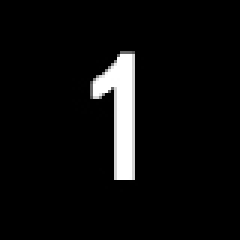
#> input picture dice/1.jpg, 80 x 80 px (shown 3 times larger)
$ jupyter execute --allow-errors saizi.ipynb
#> lines starting #> are read from the running program, lines starting #| are printed output that depends on the picture
[cell 1]
from skimage import io,transform
import math
import os
import numpy as np
from matplotlib import pyplot as plt
from common import rgb2gray, six_step_gray, patch2graydot

#Image和skimage读图片
dice1 = io.imread('./dice/1.jpg')
#> dice1 is the input picture: shape (80, 80, 3); min 0, max 255, mean 13.3
dice2 = io.imread('./dice/2.jpg')
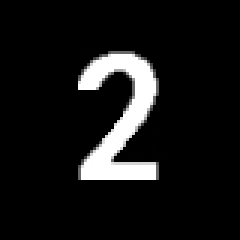
#> input picture dice/2.jpg, 80 x 80 px (shown 3 times larger)
#> dice2 is the input picture: shape (80, 80, 3); min 0, max 255, mean 22.2
dice3 = io.imread('./dice/3.jpg')
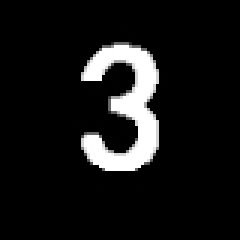
#> input picture dice/3.jpg, 80 x 80 px (shown 3 times larger)
#> dice3 is the input picture: shape (80, 80, 3); min 0, max 255, mean 22.5
dice4 = io.imread('./dice/4.jpg')
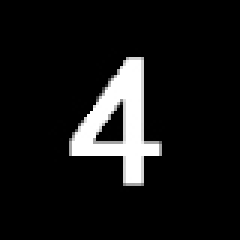
#> input picture dice/4.jpg, 80 x 80 px (shown 3 times larger)
#> dice4 is the input picture: shape (80, 80, 3); min 0, max 255, mean 22.1
dice5 = io.imread('./dice/5.jpg')
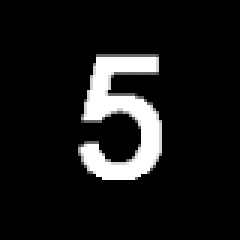
#> input picture dice/5.jpg, 80 x 80 px (shown 3 times larger)
#> dice5 is the input picture: shape (80, 80, 3); min 0, max 255, mean 24
dice6 = io.imread('./dice/6.jpg')
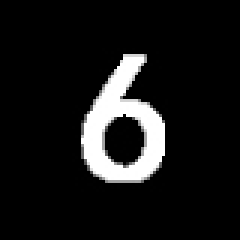
#> input picture dice/6.jpg, 80 x 80 px (shown 3 times larger)
#> dice6 is the input picture: shape (80, 80, 3); min 0, max 255, mean 23.8
dice_numbers = [dice1, dice2, dice3, dice4, dice5, dice6]

#Image和skimage读图片
#> (the rest of this cell did not finish here and is left out)
